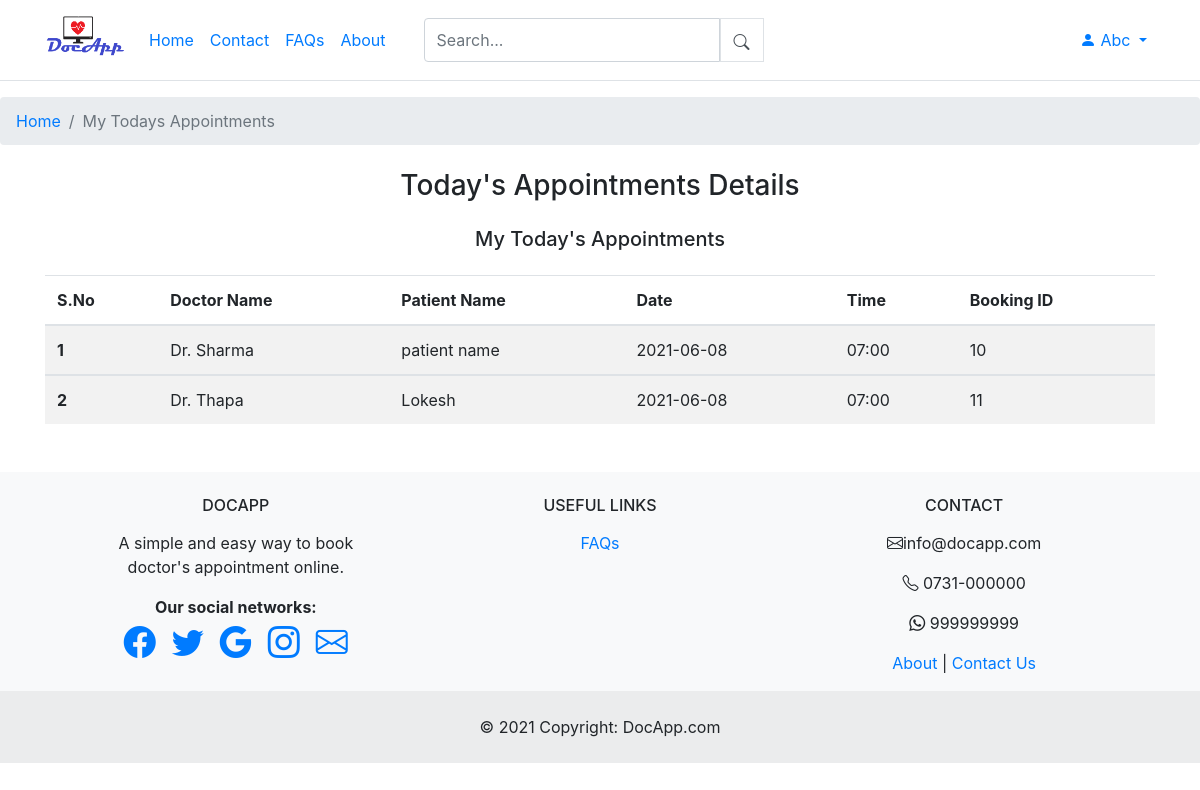
/patientTodaysApp.php (signed in), run on the app's committed database.
### tables this page shows
CREATE TABLE `booking_request` (
  `b_id` int(11) NOT NULL,
  `d_id` int(11) NOT NULL,
  `d_first_name` varchar(255) NOT NULL,
  `d_last_name` varchar(255) NOT NULL,
  `cu_id` int(11) NOT NULL,
  `cu_first_name` varchar(255) NOT NULL,
  `cu_last_name` varchar(255) NOT NULL,
  `p_name` varchar(255) NOT NULL,
  `b_date` date NOT NULL,
  `b_time` varchar(10) NOT NULL
);

CREATE TABLE `footer_contact_info` (
  `contact_id` int(11) NOT NULL,
  `email` varchar(255) NOT NULL,
  `local_no` varchar(11) NOT NULL,
  `mobile_no` int(11) NOT NULL,
  `whatsapp_no` int(11) NOT NULL,
  `facebook` varchar(255) NOT NULL,
  `twitter` varchar(255) NOT NULL,
  `google` varchar(255) NOT NULL,
  `insta` varchar(255) NOT NULL
);

### patientTodaysApp.php (the view, shortened to what this page needs)
<!DOCTYPE html>
<html lang="en">
<head>
</head>
<body>
<header>
    <?php include('navbar.php');?>
</header>
<nav aria-label="breadcrumb">
    <ol class="breadcrumb">
    <?php
    if ($_SESSION)
    {
        if ($_SESSION['role'] == 'admin')
            echo '<li class="breadcrumb-item"><a href="admin_session.php">Home</a></li>';
        elseif ($_SESSION['role'] == 'doctor')
          echo '<li class="breadcrumb-item"><a href="doctor_session.php">Home</a></li>';
        elseif ($_SESSION['role'] == 'patient')
          echo '<li class="breadcrumb-item"><a href="user_session.php">Home</a></li>';
    }
    else
    {
        echo '<li class="breadcrumb-item"><a href="index.php">Home</a></li>';
    }
    ?>
        <li class="breadcrumb-item active" aria-current="page">My Todays Appointments</li>
    </ol>
  </nav>
<?php
    include('dbconn.php');
    $date = date('Y-m-d');
    $p_id = $_SESSION['id'];
    $sql = "SELECT * FROM booking_request WHERE b_date = '$date' and cu_id = '$p_id' ";
	$result = mysqli_query($connect,$sql);
	$count = mysqli_num_rows($result);
?>
<div class="container text-center">
    <div class="d-grid gap-2 col-6 mx-auto my-4">
        <h3>Today's Appointments Details</h3>
    </div>
</div>
<?php
  if($count>=1){
?>
<div class="container text-center">
    <div class="d-grid gap-2 col-6 mx-auto my-4">
        <h5>My Today's Appointments</h5>
    </div>
</div>
<div class="container">
  <table class="table table-hover table-striped">
  <thead>
    <tr>
      <th scope="col">S.No</th>
      <th scope="col">Doctor Name</th>
      <th scope="col">Patient Name</th>
      <th scope="col">Date</th>
      <th scope="col">Time</th>
      <th scope="col">Booking ID</th>
    </tr>
  </thead>
  <?php
  $c=1;
  while($row=mysqli_fetch_array($result)){ ?>
  <tbody>
    <tr>
      <th scope="row"><?php echo $c ; ?></th>
      <td><?php echo 'Dr. ' . $row['d_first_name'] . ' '. $row['d_last_name'] ; ?></td>
      <td><?php echo $row['p_name'] ; ?></td>
      <td><?php echo $row['b_date'] ; ?></td>
      <td><?php echo $row['b_time'] ; ?></td>
      <td><?php echo $row['b_id'] ; ?></td>
    </tr>
    </tbody>
    <?php $c=$c + 1; }
     ?>
</table>
<?php
}
?>
</div>
<footer>
    <?php include('footer.php');?>
</footer>
</body>
</html>

### footer.php (shortened to what this page needs)
<?php
include"dbconn.php";
$sql="SELECT * FROM footer_contact_info WHERE contact_id='1'";
$sql_run=mysqli_query($connect,$sql);
$num_row=mysqli_num_rows($sql_run);
if($num_row == 1)
    {
        $result = mysqli_fetch_array($sql_run,MYSQLI_ASSOC);
        $email = $result['email'];
        $local_no = $result['local_no'];
        $whatsapp_no = $result['whatsapp_no'];
        $facebook = $result['facebook'];
        $twitter = $result['twitter'];
        $google = $result['google'];
        $insta= $result['insta'];
}
?>
<link rel="stylesheet" href="https://maxcdn.bootstrapcdn.com/bootstrap/4.0.0/css/bootstrap.min.css"
>
<link rel="stylesheet" href="https://cdn.jsdelivr.net/npm/bootstrap-icons@1.5.0/font/bootstrap-icons.css">
<footer class="text-center text-lg-start bg-light">
  <section class="">
    <div class="container text-center text-md-start mt-5">
      <div class="row mt-3">
        <div class="col-md-3 col-lg-4 col-xl-3 mx-auto mb-4 mt-4">
          <h6 class="text-uppercase fw-bold mb-3">
            <i class="fas fa-gem me-3"></i>DocApp
          </h6>
          <p>
            A simple and easy way to book doctor's appointment online.
          </p>
        <div class="fw-bold ">
      <span><b>Our social networks:</b></span>
    </div>
    <div class="d-flex justify-content-center">
      <a href="#<?php echo $facebook; ?>" class="me-4 text-reset">
        <i class="bi bi-facebook px-2 "  aria-label="Facebook" style="font-size: 2rem;"></i>
      </a>
      <a href="#<?php echo $twitter; ?>" class="me-4 text-reset">
        <i class="bi bi-twitter px-2" aria-label="Twitter" style="font-size: 2rem;"></i>
      </a>
      <a href="#<?php echo $google; ?>" class="me-4 text-reset">
        <i class="bi bi-google px-2" aria-label="Google" style="font-size: 2rem;"></i>
      </a>
      <a href="#<?php echo $insta; ?>" class="me-4 text-reset">
        <i class="bi bi-instagram px-2" aria-label="Instagram" style="font-size: 2rem;"></i>
      </a>
      <a href="mailto:" class="me-4 text-reset">
        <i class="bi bi-envelope px-2" aria-label="Mail" style="font-size: 2rem;"></i>
      </a>
    </div>
        </div>
        <div class="col-md-3 col-lg-2 col-xl-2 mx-auto mb-4 mt-4">
          <h6 class="text-uppercase fw-bold mb-3">
            Useful links
          </h6>
          <p>
            <a href="faq.php" class="text-reset">FAQs</a>
          </p>
        </div>
        <div class="col-md-4 col-lg-3 col-xl-3 mx-auto mb-md-0 mb-4 mt-4">
          <h6 class="text-uppercase fw-bold mb-3">
            Contact
          </h6>
          <p><i class="bi bi-envelope"></i></i><?php echo $email; ?></p>
          <p><i class="bi bi-telephone"></i></i> <?php echo $local_no; ?></p>
          <p><i class="bi bi-whatsapp"></i> <?php echo $whatsapp_no; ?></p><p>
            <a href="about.php" class="text-reset">About </a> | <a href="contact.php" class="text-reset">Contact Us</a>
          </p>
        </div>
      </div>
    </div>
  </section>
 <div class="text-center p-4" style="background-color: rgba(0, 0, 0, 0.05);">
    © 2021 Copyright:
    <a class="text-reset fw-bold">DocApp.com</a>
  </div>
</footer>

### data on the page
booking_request: d_first_name "Sharma", p_name "patient name", b_date "2021-06-08", b_time "07:00", b_id "10"
booking_request: d_first_name "Thapa", p_name "Lokesh", b_date "2021-06-08", b_time "07:00", b_id "11"
footer_contact_info: email "info@docapp.com", local_no "0731-000000", whatsapp_no "999999999"

### other printed values
$_SESSION['name'] "Abc"
